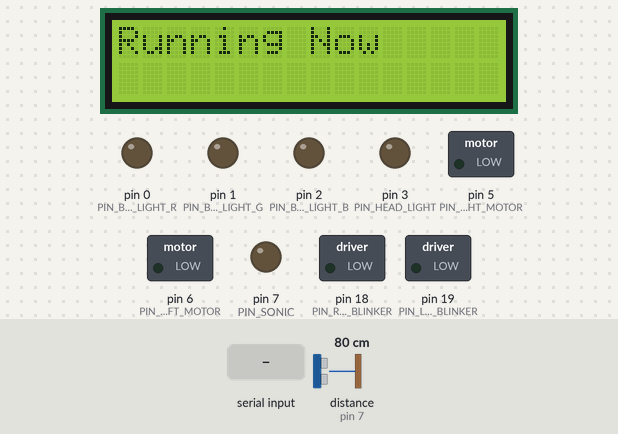
Simulated run of this sketch. Board: Arduino Leonardo, built with avr-gcc and run on an emulated ATmega32U4. On the bench: 16×2 character LCD, switched loads named in the sketch (green lamp = pin HIGH), output pins drawn as LEDs (lit = HIGH). The inputs (shaded band) are chosen by the test bench; at power-on: distance to the obstacle (sensor on pin 7) 80 cm. The echo pulse lasts 58.3 µs per cm; what the sketch prints to the serial monitor is not drawn.

Above: at 1.1 s.
At 4.2 s:
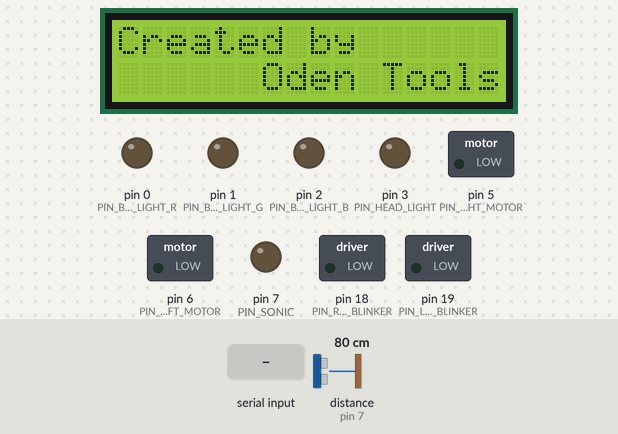
4.3 s: "getSonic" received over Serial
5.8 s: "setLCD" received over Serial
At 6.8 s:
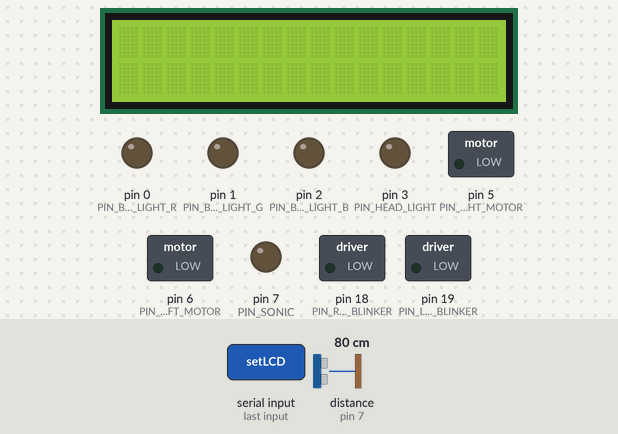
Timing chart, 0 to 8.8 s (numbered marks = the images above; inputs shaded):
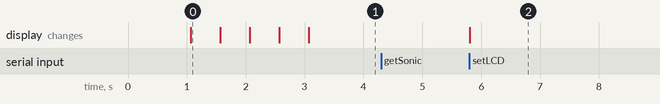

Measured:
- after the input at 5.8 s, the display: changes at once (image 2)

The sketch:

ENOTECA.ino
```cpp
#include <LiquidCrystal.h>

/*
  Arduinoにシリアル経由で送るコマンド:
  setMotorPower(Integer left_power, Integer right_power)　-　モータ出力の設定．値は−100〜100．
  setHeadLight(Integer led_power)　-　ヘッドライトの設定．値は0〜100．
  setRearLight(Integer led_power_red, led_power_green, led_power_blue)　-　バックライトの設定．値は0〜255．
  setBlinker(Boolean is_left_turn_on,  is_right_turn_on)　-　方向指示器の設定．
  setLCD(String str)　-　LCD文字列の指定．strは空文字の場合のときクリアとする．

  コマンドの値について:
  Boolean は "true" または "false" という文字列として渡されます．

  コマンドの例:
  setMotorPower:10:20;

  最初の文字列はコマンド名，2つめ以降はコマンドにより可変数の値，値の区切りはコロン(:)．
  ;がコマンド文字列の終端記号．
*/

// 駆動用モータ制御
const int PIN_RIGHT_MOTOR = 5;
const int PIN_LEFT_MOTOR = 6;

// ウィンカーライト
const int PIN_RIGHT_BLINKER = 18;
const int PIN_LEFT_BLINKER = 19;

// ヘッドライト
const int PIN_HEAD_LIGHT = 3;

// バックライト （フルカラー）
const int PIN_BACK_LIGHT_R = 0;
const int PIN_BACK_LIGHT_G = 1;
const int PIN_BACK_LIGHT_B = 2;

// LCDレジスタ選択
const int PIN_LCD_RS = 8;

// LCD読み書き設定
const int PIN_LCD_RW = 9;

// LCD データビット
const int PIN_LCD_D4 = 10;
const int PIN_LCD_D5 = 11;
const int PIN_LCD_D6 = 12;
const int PIN_LCD_D7 = 13;

// 超音波センサ
const int PIN_SONIC = 7;

// コマンドパラメータの最大数
const int MAX_COMMAND_PARAMETER = 3;


LiquidCrystal lcd(PIN_LCD_RS, PIN_LCD_RW, PIN_LCD_D4, PIN_LCD_D5, PIN_LCD_D6, PIN_LCD_D7);

// 制御コマンド
String command = "";

// コマンドパラメータ
String param[MAX_COMMAND_PARAMETER];

boolean LEFT_BLINKER = LOW;
boolean RIGHT_BLINKER = LOW;

unsigned long beforeBlinkeTime;
unsigned long backLightRTime;
unsigned long backLightGTime;
unsigned long backLightBTime;
int ledPowerRed;
int ledPowerGreen;
int ledPowerBlue;


// 擬似割り込み用(約1mS毎)
void pseudoFlash() {

  // ウィンカー処理
  if ( millis() - beforeBlinkeTime > 500 ) {

    beforeBlinkeTime = millis();

    if (LEFT_BLINKER) {
      digitalWrite(PIN_LEFT_BLINKER, !digitalRead(PIN_LEFT_BLINKER));
    } else {
      digitalWrite(PIN_LEFT_BLINKER, LOW);
    }

    if (RIGHT_BLINKER) {
      digitalWrite(PIN_RIGHT_BLINKER, !digitalRead(PIN_RIGHT_BLINKER));
    } else {
      digitalWrite(PIN_RIGHT_BLINKER, LOW);
    }

  }

  // バックライト赤
  if ( millis() - backLightRTime <= ledPowerRed ) {//0~255
    digitalWrite(PIN_BACK_LIGHT_R, HIGH);
  } else {
    digitalWrite(PIN_BACK_LIGHT_R, LOW);
    backLightRTime = millis();
  }


  // バックライト緑
  if ( millis() - backLightGTime <= ledPowerGreen ) {//0~255
    digitalWrite(PIN_BACK_LIGHT_G, HIGH);
  } else {
    digitalWrite(PIN_BACK_LIGHT_G, LOW);
    backLightGTime = millis();
  }


  // バックライト青
  if ( millis() - backLightBTime <= ledPowerBlue ) {//0~255
    digitalWrite(PIN_BACK_LIGHT_B, HIGH);
  } else {
    digitalWrite(PIN_BACK_LIGHT_B, LOW);
    backLightBTime = millis();
  }

}


// 初期化
void setup() {

  // 入出力設定
  pinMode(PIN_RIGHT_MOTOR, OUTPUT);
  pinMode(PIN_LEFT_MOTOR, OUTPUT);
  pinMode(PIN_RIGHT_BLINKER, OUTPUT);
  pinMode(PIN_LEFT_BLINKER, OUTPUT);
  pinMode(PIN_HEAD_LIGHT, OUTPUT);
  pinMode(PIN_BACK_LIGHT_R, OUTPUT);
  pinMode(PIN_BACK_LIGHT_G, OUTPUT);
  pinMode(PIN_BACK_LIGHT_B, OUTPUT);
  pinMode(PIN_LCD_RS, OUTPUT);
  pinMode(PIN_LCD_RW, OUTPUT);
  pinMode(PIN_LCD_D4, OUTPUT);
  pinMode(PIN_LCD_D5, OUTPUT);
  pinMode(PIN_LCD_D6, OUTPUT);
  pinMode(PIN_LCD_D7, OUTPUT);
  pinMode(PIN_SONIC, OUTPUT);

  // 初期値を出力
  digitalWrite(PIN_RIGHT_MOTOR, LOW);
  digitalWrite(PIN_LEFT_MOTOR, LOW);
  digitalWrite(PIN_RIGHT_BLINKER, LOW);
  digitalWrite(PIN_LEFT_BLINKER, LOW);
  digitalWrite(PIN_HEAD_LIGHT, LOW);
  digitalWrite(PIN_BACK_LIGHT_R, LOW);
  digitalWrite(PIN_BACK_LIGHT_G, LOW);
  digitalWrite(PIN_BACK_LIGHT_B, LOW);
  digitalWrite(PIN_LCD_RS, LOW);
  digitalWrite(PIN_LCD_RW, LOW);
  digitalWrite(PIN_LCD_D4, LOW);
  digitalWrite(PIN_LCD_D5, LOW);
  digitalWrite(PIN_LCD_D6, LOW);
  digitalWrite(PIN_LCD_D7, LOW);
  digitalWrite(PIN_SONIC, LOW);


  // シリアルポートを9600 bps[ビット/秒]
  Serial.begin(9600);

  beforeBlinkeTime = millis();
  backLightRTime = millis();
  backLightGTime = millis();
  backLightBTime = millis();

  // LCD初期化
  lcd.begin(16, 2);
  delay(1000);

  // 起動メッセージの表示
  setLCD("Running Now");
  delay(500);

  for (int i = 11; i < 14; i++) {
    lcd.setCursor(i, 0);
    lcd.print(".");
    delay(500);
  }

  setLCD("Created by\\n      Oden Tools");

}


void setMotorPower(int left_power, int right_power) {

  Serial.println(left_power);
  Serial.println(right_power);

  analogWrite(PIN_LEFT_MOTOR, left_power);
  analogWrite(PIN_RIGHT_MOTOR, right_power);

}


void setHeadLight(int led_power) {

  analogWrite(PIN_HEAD_LIGHT, led_power);

}


void setRearLight(int led_power_red, int led_power_green, int led_power_blue) {

  ledPowerRed = led_power_red;
  ledPowerGreen = led_power_green;
  ledPowerBlue = led_power_blue;

}


void setBlinker(bool is_left_turn_on, bool is_right_turn_on) {

  LEFT_BLINKER = is_left_turn_on;
  RIGHT_BLINKER = is_right_turn_on;
  digitalWrite(PIN_LEFT_BLINKER, is_left_turn_on);
  digitalWrite(PIN_RIGHT_BLINKER, is_right_turn_on);

}


void setLCD(String str) {

  unsigned long time = millis();

  lcd.clear();
  lcd.print(str.substring(0, str.indexOf("\\n")));

  if (str.indexOf("\\n") != -1) {
    lcd.setCursor(0, 1);
    lcd.print(str.substring(str.indexOf("\\n") + 2, str.length()));
  }

}


unsigned int getSonic () {

  unsigned int duration, cm;

  pinMode(PIN_SONIC, OUTPUT);          // Set pin to OUTPUT
  digitalWrite(PIN_SONIC, LOW);        // Ensure pin is low
  delayMicroseconds(2);
  digitalWrite(PIN_SONIC, HIGH);       // Start ranging
  delayMicroseconds(5);                //   with 5 microsecond burst
  digitalWrite(PIN_SONIC, LOW);        // End ranging
  pinMode(PIN_SONIC, INPUT);           // Set pin to INPUT
  duration = pulseIn(PIN_SONIC, HIGH); // Read echo pulse
  cm = (duration / 74 / 2) / 0.39370;

  return cm;

}


bool atob(String str) {

  if (str == "true") return true;
  else return false;

}


void loop() {

  String buff;

  // シリアル受信時
  while (Serial.available() > 0) {

    // バッファに読み込む
    char c = Serial.read();

    if ( c == ';') break;
    buff += c;

  }

  delay(1);

  if (buff.length() > 0)
    Serial.println(buff);

  // コマンドの探索
  int index = buff.indexOf(":"), nextIndex;
  String command = buff.substring(0, index);
  String param[MAX_COMMAND_PARAMETER];

  // コマンドがパラメータを保有する場合
  if (index != -1) {

    // パラメータ1を探索
    for (int i = 0; i < MAX_COMMAND_PARAMETER; i++) {

      nextIndex = buff.indexOf(":", index + 1);
      if ( nextIndex != -1) {
        param[i] = buff.substring(index + 1, nextIndex); Serial.println(param[i]);
        index = nextIndex;
      } else {
        param[i] = buff.substring(index + 1, buff.length()); Serial.println(param[i]);
        break;
      }

    }

  }

  // コマンドの実行
  if (command == "setMotorPower") {
    setMotorPower(atoi(param[0].c_str()), atoi(param[1].c_str()));
  } else if (command == "setHeadLight") {
    setHeadLight(atoi(param[0].c_str()));
  } else if (command == "setBlinker") {
    setBlinker(atob(param[0]), atob(param[1]));
  } else if (command == "setRearLight") {
    setRearLight(atoi(param[0].c_str()), atoi(param[1].c_str()), atoi(param[2].c_str()));
  } else if (command == "setLCD") {
    setLCD(param[0]);
  } else if (command == "getSonic") {
    Serial.print("getSonic:");
    Serial.print(getSonic());
    Serial.println(";");
  }

  // 擬似割り込み実行
  pseudoFlash();

}
```
